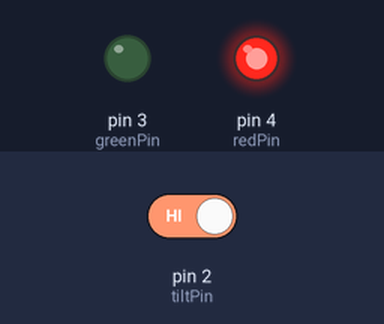
The sketch below on a simulated Arduino Uno, built with avr-gcc and run on an emulated ATmega328P. Parts: output pins drawn as LEDs (lit = HIGH). Inputs (shaded band) come from the test bench; at power-on: pin 2 (tiltPin) HIGH. What the sketch prints to the serial monitor is not drawn.

Above: at 1.2 s.
1.3 s: pin 2 (tiltPin) driven LOW
At 1.9 s:
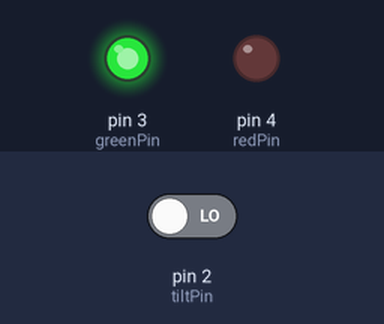
2.8 s: pin 2 (tiltPin) driven HIGH
At 4.2 s:
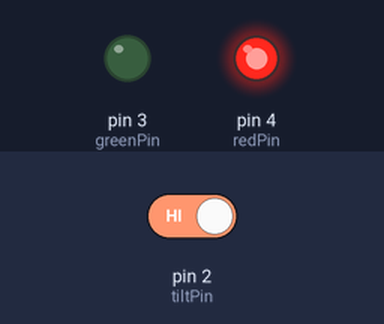
Timing chart, 0 to 5.8 s (numbered marks = the images above; inputs shaded):
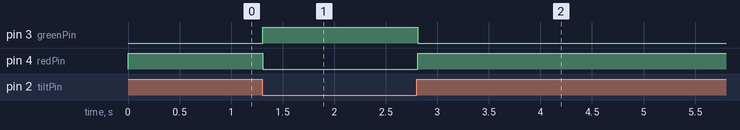

Measured:
- after the input at 1.3 s, pin 3 (greenPin): LOW → HIGH at once; pin 4 (redPin): HIGH → LOW at once
- after the input at 2.8 s, pin 3 (greenPin): HIGH → LOW at once; pin 4 (redPin): LOW → HIGH at once

The sketch:

tiltSwtich.ino
```cpp
int tiltPin = 2;
int tiltVal;
int greenPin = 3;
int redPin = 4;


void setup() {
  pinMode (tiltPin, INPUT);
  pinMode (redPin, OUTPUT);
  pinMode (greenPin, OUTPUT);
  digitalWrite (tiltPin, HIGH);
  Serial.begin (9600);
}

void loop() {
  tiltVal = digitalRead (tiltPin);

  while (tiltVal == 0) {
    tiltVal = digitalRead (tiltPin);
    Serial.println (tiltVal);
    digitalWrite (greenPin, HIGH);
    digitalWrite (redPin, LOW);
  }

  while (tiltVal == 1) {
    tiltVal = digitalRead (tiltPin);
    Serial.println (tiltVal);
    digitalWrite (redPin, HIGH);
    digitalWrite (greenPin, LOW);
  }

}
```
